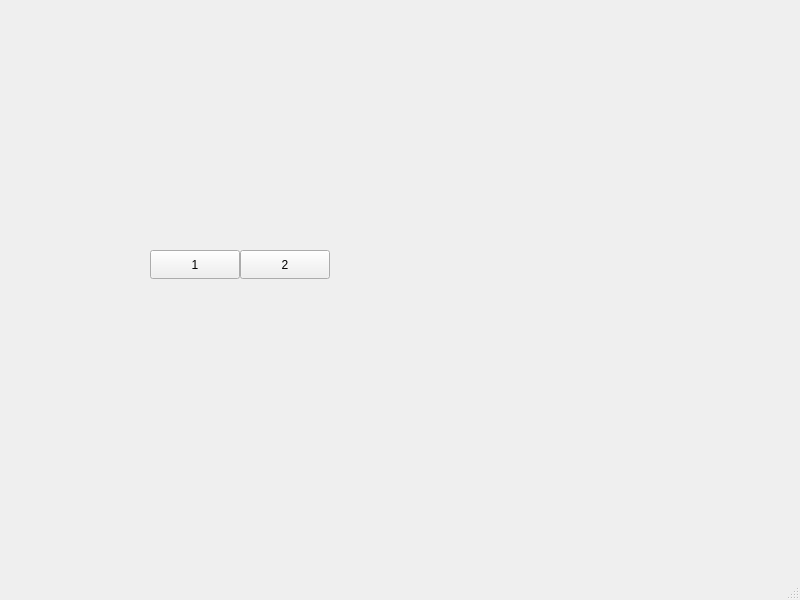
<?xml version="1.0" encoding="UTF-8"?>
<ui version="4.0">
 <class>MainWindow</class>
 <widget class="QMainWindow" name="MainWindow">
  <property name="geometry">
   <rect>
    <x>0</x>
    <y>0</y>
    <width>800</width>
    <height>600</height>
   </rect>
  </property>
  <property name="windowTitle">
   <string>MainWindow</string>
  </property>
  <widget class="QWidget" name="centralwidget">
   <widget class="QPushButton" name="pushButton">
    <property name="geometry">
     <rect>
      <x>150</x>
      <y>250</y>
      <width>90</width>
      <height>29</height>
     </rect>
    </property>
    <property name="text">
     <string>1</string>
    </property>
   </widget>
   <widget class="QPushButton" name="pushButton_2">
    <property name="geometry">
     <rect>
      <x>240</x>
      <y>250</y>
      <width>90</width>
      <height>29</height>
     </rect>
    </property>
    <property name="text">
     <string>2</string>
    </property>
   </widget>
  </widget>
  <widget class="QMenuBar" name="menubar">
   <property name="geometry">
    <rect>
     <x>0</x>
     <y>0</y>
     <width>800</width>
     <height>25</height>
    </rect>
   </property>
  </widget>
  <widget class="QStatusBar" name="statusbar"/>
 </widget>
 <resources/>
 <connections/>
</ui>
